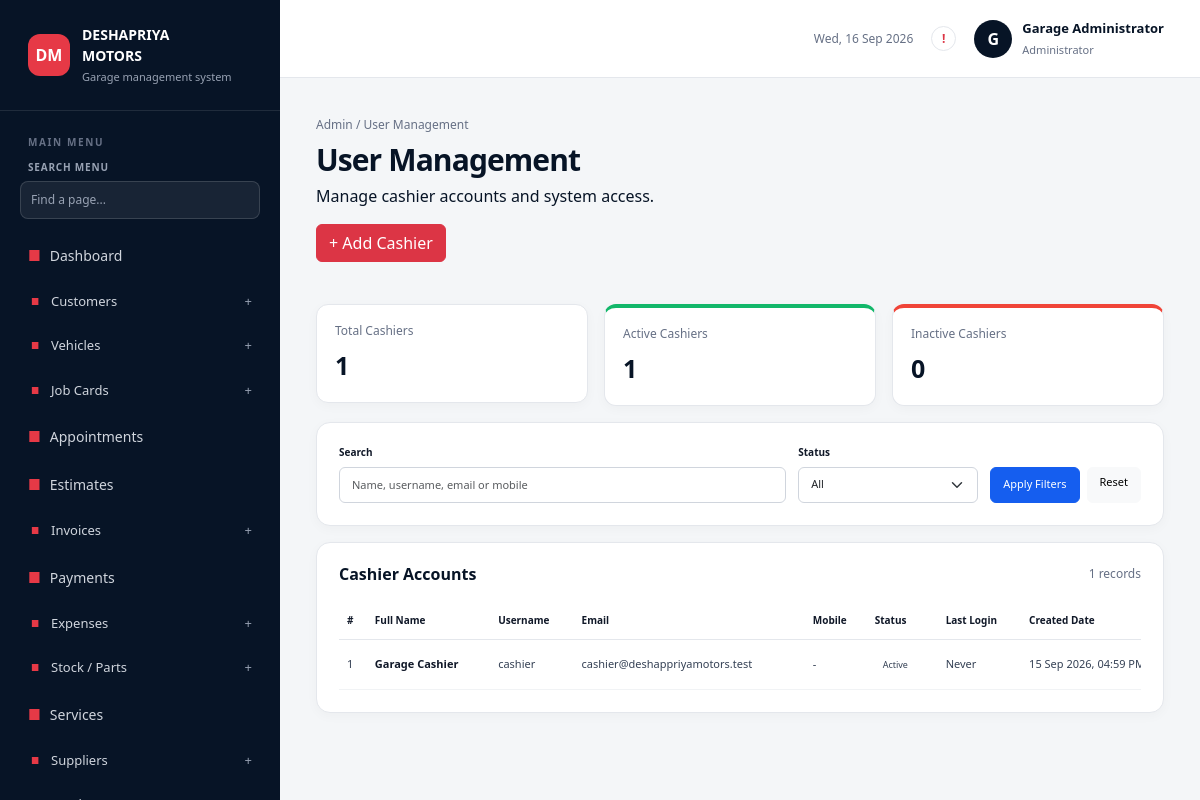
/index.php?page=admin&section=users-cashiers (signed in), run on the app's committed database.
### tables this page shows
CREATE TABLE IF NOT EXISTS `users` (
    `id` BIGINT UNSIGNED NOT NULL AUTO_INCREMENT,
    `name` VARCHAR(120) NOT NULL,
    `username` VARCHAR(80) NULL,
    `email` VARCHAR(190) NULL,
    `mobile` VARCHAR(40) NULL,
    `role` ENUM('administrator', 'cashier') NOT NULL DEFAULT 'cashier',
    `status` ENUM('active', 'inactive') NOT NULL DEFAULT 'active',
    `last_login_at` DATETIME NULL,
    `password` VARCHAR(255) NOT NULL,
    `created_at` TIMESTAMP NULL DEFAULT CURRENT_TIMESTAMP,
    `updated_at` TIMESTAMP NULL DEFAULT CURRENT_TIMESTAMP ON UPDATE CURRENT_TIMESTAMP,
    PRIMARY KEY (`id`),
    UNIQUE KEY `users_email_unique` (`email`),
    UNIQUE KEY `users_username_unique` (`username`)
);

### includes/users.php (called while the page is built, shortened)
<?php
function user_management_input(array $source = []): array
{
    return ['name'=>trim((string)($source['name']??'')),'username'=>strtolower(trim((string)($source['username']??''))),'email'=>strtolower(trim((string)($source['email']??''))),'mobile'=>trim((string)($source['mobile']??'')),'status'=>($source['status']??'active')==='inactive'?'inactive':'active','password'=>(string)($source['password']??''),'password_confirmation'=>(string)($source['password_confirmation']??'')];
}
function user_management_filters(): array
{
    $status = $_GET['status'] ?? '';
    return ['search'=>trim((string)($_GET['search']??'')),'status'=>in_array($status,['active','inactive'],true)?$status:''];
}
function cashier_list(array $filters): array
{
    $where=['role="cashier"']; $params=[];
    $statement=database()->prepare('SELECT id,name,username,email,mobile,role,status,last_login_at,created_at FROM users WHERE '.implode(' AND ',$where).' ORDER BY id DESC');$statement->execute($params);return $statement->fetchAll();
}
function cashier_counts(): array
{
    return database()->query('SELECT COUNT(*) AS total,SUM(status="active") AS active,SUM(status="inactive") AS inactive FROM users WHERE role="cashier"')->fetch()?:['total'=>0,'active'=>0,'inactive'=>0];
}
function handle_user_management_request(string $section): void
{
    ensure_user_access_columns();$filters=user_management_filters();$id=max(0,(int)($_GET['id']??$_POST['id']??0));$modal=in_array($_GET['modal']??'', ['add','view','edit','password'],true)?$_GET['modal']:'';$errors=[];$input=user_management_input($_POST);
    $selected=$id>0?cashier_by_id($id):null;if(!$input['name']&&in_array($modal,['edit','view'],true)&&$selected)$input=user_management_input($selected);$counts=cashier_counts();$rows=cashier_list($filters);$title='User Management';require __DIR__.'/../includes/header.php';require __DIR__.'/../views/users.php';require __DIR__.'/../includes/footer.php';
}

### config/database.php (called while the page is built, shortened)
<?php
function database(): PDO
{
    static $pdo;
    if ($pdo instanceof PDO) {
        return $pdo;
    }
    $env = [];
    $host = $env['DB_HOST'] ?? '127.0.0.1';
    $port = $env['DB_PORT'] ?? '3306';
    $name = $env['DB_DATABASE'] ?? 'deshapriya_motors';
    $user = $env['DB_USERNAME'] ?? 'root';
    $password = $env['DB_PASSWORD'] ?? '';
    $dsn = "mysql:host={$host};port={$port};dbname={$name};charset=utf8mb4";
    $pdo = new PDO($dsn, $user, $password, [
        PDO::ATTR_ERRMODE => PDO::ERRMODE_EXCEPTION,
        PDO::ATTR_DEFAULT_FETCH_MODE => PDO::FETCH_ASSOC,
        PDO::ATTR_EMULATE_PREPARES => true,
    ]);
    return $pdo;
}

### includes/auth.php (called while the page is built, shortened)
<?php
require_once __DIR__ . '/../config/database.php';
require_once __DIR__ . '/functions.php';
function ensure_user_access_columns(): void
{
    static $ready = false;
    if ($ready) return;
    $pdo = database();
    $columns = $pdo->query('SHOW COLUMNS FROM users')->fetchAll(PDO::FETCH_COLUMN);
    $emailColumn = $pdo->query('SHOW COLUMNS FROM users LIKE "email"')->fetch();
    $missing = $pdo->query("SELECT id, email FROM users WHERE username IS NULL OR username = ''")->fetchAll();
    $indexes = $pdo->query('SHOW INDEX FROM users')->fetchAll();
    foreach ($indexes as $index) {
        if (($index['Key_name'] ?? '') === 'users_username_unique') $hasUsernameIndex = true;
    }
}
function current_user(): ?array
{
    static $user;
    if ($user !== null) {
        return $user;
    }
    ensure_user_access_columns();
    $statement = database()->prepare('SELECT id, name, username, email, mobile, role, status, last_login_at FROM users WHERE id = :id LIMIT 1');
    $statement->execute(['id' => $_SESSION['user_id']]);
    $record = $statement->fetch() ?: null;
    return $user = $record;
}
function require_auth(): void
{
    if (current_user() === null) {
        redirect('index.php?page=login');
    }
}

### includes/functions.php (called while the page is built, shortened)
<?php
function e(?string $value): string
{
    return htmlspecialchars($value ?? '', ENT_QUOTES, 'UTF-8');
}

### views/users.php (the view, shortened to what this page needs)
<?php $formatDate=static function(?string $date,string $fallback='Never'):string{return $date?date('d M Y, h:i A',strtotime($date)):$fallback;}; ?>
<div class="admin-page-heading users-page-heading"><div><div class="breadcrumb-line">Admin / User Management</div><h1>User Management</h1><p>Manage cashier accounts and system access.</p></div><a class="btn btn-danger" href="index.php?page=admin&amp;section=users-cashiers&amp;modal=add">+ Add Cashier</a></div>
<div class="row g-3 admin-kpi-row users-summary"><div class="col-sm-6 col-xl-4"><div class="admin-kpi"><span>Total Cashiers</span><strong><?= (int)$counts['total'] ?></strong></div></div><div class="col-sm-6 col-xl-4"><div class="admin-kpi user-kpi-active"><span>Active Cashiers</span><strong><?= (int)$counts['active'] ?></strong></div></div><div class="col-sm-6 col-xl-4"><div class="admin-kpi user-kpi-inactive"><span>Inactive Cashiers</span><strong><?= (int)$counts['inactive'] ?></strong></div></div></div>
<section class="admin-panel users-filter-panel"><form class="users-filter-form" method="get"><label>Search<input class="form-control" name="search" value="<?= e($filters['search']) ?>" placeholder="Name, username, email or mobile"></label><label>Status<select class="form-select" name="status"><option value="">All</option></select></label><div class="users-filter-actions"><button class="btn btn-primary" type="submit">Apply Filters</button><a class="btn btn-light" href="index.php?page=admin&amp;section=users-cashiers">Reset</a></div></form></section>
<section class="admin-panel users-table-panel"><div class="panel-heading"><h2>Cashier Accounts</h2><span class="muted-label"><?= count($rows) ?> records</span></div><div class="table-responsive"><table class="table admin-table users-table"><thead><tr><th>#</th><th>Full Name</th><th>Username</th><th>Email</th><th>Mobile</th><th>Status</th><th>Last Login</th><th>Created Date</th></tr></thead><tbody><?php if(!$rows): ?><tr><td colspan="9" class="empty-table">No cashier accounts found.</td></tr><?php else: ?><?php foreach($rows as $number=>$row): ?><tr><td><?=$number+1?></td><td><strong><?=e($row['name'])?></strong></td><td><?=e($row['username'])?></td><td><?=e($row['email']?:'-')?></td><td><?=e($row['mobile']?:'-')?></td><td><span class="status-badge status-<?=e($row['status'])?>"><?=e(ucfirst($row['status']))?></span></td><td><?=e($formatDate($row['last_login_at']))?></td><td><?=e($formatDate($row['created_at'],'-'))?></td></tr><?php endforeach; ?><?php endif; ?></tbody></table></div></section>

### index.php (shortened to what this page needs)
<?php
require_once __DIR__ . '/includes/auth.php';
$page = $_GET['page'] ?? (current_user() ? 'dashboard' : 'login');
if ($page === 'admin') {
    require_auth();
    $user = current_user();
    $section = preg_replace('/[^a-z0-9_-]/i', '', $_GET['section'] ?? 'dashboard');
    if ($section === 'users-cashiers') {
        require_once __DIR__ . '/includes/users.php';
        handle_user_management_request($section);
        exit;
    }
    exit;
}

### includes/header.php (shortened to what this page needs)
<?php $user = current_user(); $isAdmin = $user['role'] === 'administrator'; $pendingCashHandoverCount = 0; $pendingAdvanceRequestCount = 0; if ($isAdmin) { try { require_once __DIR__ . '/cashier-advances.php'; ensure_cashier_advance_table(); $pendingCashHandoverCount = (int) database()->query("SELECT COUNT(*) FROM cashier_registers WHERE handover_status = 'pending'")->fetchColumn(); $pendingAdvanceRequestCount = (int) database()->query("SELECT COUNT(*) FROM cashier_advance_requests WHERE status = 'pending'")->fetchColumn(); } catch (Throwable $ignored) {} } ?>
<!doctype html>
<html lang="en">
<head>
    <link href="https://cdn.jsdelivr.net/npm/bootstrap@5.3.3/dist/css/bootstrap.min.css" rel="stylesheet">
    <link href="assets/css/style.css?v=<?= (int) filemtime(__DIR__ . '/../assets/css/style.css') ?>" rel="stylesheet">
</head>
<body class="<?= $isAdmin ? 'admin-user' : 'cashier-user' ?>">
<?php $referenceLayout = $isAdmin && (strpos((string) ($section ?? ''), 'customers') === 0 || strpos((string) ($section ?? ''), 'vehicles') === 0 || strpos((string) ($section ?? ''), 'suppliers') === 0 || strpos((string) ($section ?? ''), 'employees') === 0 || strpos((string) ($section ?? ''), 'jobcards') === 0); ?>
<div class="app-shell <?= $referenceLayout ? 'customer-layout' : '' ?> <?= ($section ?? '') === 'vehicles' ? 'vehicle-list-page' : '' ?>">
    <?php require __DIR__ . ($isAdmin ? '/admin-sidebar.php' : '/sidebar.php'); ?>
    <div class="main-area">
        <header class="topbar <?= $isAdmin ? 'admin-topbar' : '' ?>">
            <div class="topbar-tools"><span class="header-date d-none d-md-inline"><?= date('D, d M Y') ?></span><?php if ($isAdmin): ?><a class="notification-dot <?= ($pendingCashHandoverCount + $pendingAdvanceRequestCount) > 0 ? 'notification-active' : '' ?>" href="index.php?page=admin&amp;section=cashier-advance-requests" aria-label="Notifications" title="Advance requests and cash handovers"><?= ($pendingCashHandoverCount + $pendingAdvanceRequestCount) > 0 ? ($pendingCashHandoverCount + $pendingAdvanceRequestCount) : '!' ?></a><?php else: ?><span class="notification-dot" aria-label="Notifications">!</span><?php endif; ?><div class="user-chip"><div class="avatar"><?= e(strtoupper(substr($user['name'], 0, 1))) ?></div><div class="d-none d-sm-block"><strong><?= e($user['name']) ?></strong><small><?= e(ucfirst($user['role'])) ?></small></div></div></div>
        </header>
        <main class="content-area">

### includes/admin-sidebar.php (shortened to what this page needs)
<?php
$adminMenu = [
    'Dashboard' => ['dashboard'], 'Customers' => ['customers', 'customers-add'], 'Vehicles' => ['vehicles', 'vehicles-add'],
    'Job Cards' => ['jobcards-new', 'jobcards-pending', 'jobcards-ongoing', 'jobcards-completed'], 'Appointments' => ['appointments'], 'Estimates' => ['estimates'], 'Invoices' => ['invoices', 'invoices-quick'], 'Payments' => ['payments'], 'Expenses' => ['expenses', 'expenses-categories'],
    'Stock / Parts' => ['stock', 'stock-add', 'stock-purchases', 'stock-low'], 'Services' => ['services'], 'Suppliers' => ['suppliers', 'suppliers-add'], 'Employees' => ['employees', 'employees-add', 'employees-salary', 'employees-advances', 'employees-loans', 'employees-attendance'], 'Other Income' => ['other-income'], 'Cashier Handovers' => ['cashier-handovers'], 'Advance Requests' => ['cashier-advance-requests'], 'Bay Management' => ['bays'],
    'Reports' => ['reports-sales', 'reports-job-cards', 'reports-invoices', 'reports-expenses', 'reports-stock', 'reports-customers', 'reports-vehicles', 'reports-mechanics', 'reports-bays', 'reports-payments', 'reports-profit-loss', 'reports-today-profit'], 'User Management' => ['users-cashiers'], 'Settings' => ['settings'],
];
?><aside class="sidebar admin-sidebar" data-sidebar>
    <div class="brand"><div class="brand-mark">DM</div><div><strong>DESHAPRIYA<br>MOTORS</strong><small>Garage management system</small></div></div>
    <nav class="sidebar-nav"><span class="nav-label">Main menu</span><label class="sidebar-search"><span>Search menu</span><input type="search" placeholder="Find a page..." autocomplete="off" data-sidebar-search></label><div data-sidebar-items><?php foreach ($adminMenu as $group => $items): ?><?php if (count($items) === 1): ?><a class="nav-link <?= $section === $items[0] || ($items[0] === 'dashboard' && ($section ?? '') === '') ? 'active' : '' ?>" data-sidebar-item href="index.php?page=admin&amp;section=<?= e($items[0]) ?>"><span><?= $section === $items[0] ? '&#9679;' : '&#9632;' ?></span><?= e($group) ?></a><?php else: ?><details class="nav-group" <?= in_array($section, $items, true) ? 'open' : '' ?> data-sidebar-group><summary><span class="nav-group-icon">&#9632;</span><?= e($group) ?></summary><?php foreach ($items as $item): ?><a class="nav-sublink <?= $section === $item ? 'active' : '' ?>" data-sidebar-item href="index.php?page=admin&amp;section=<?= e($item) ?>"><?= e($labels[$item] ?? $item) ?></a><?php endforeach; ?></details><?php endif; ?><?php endforeach; ?></div><p class="sidebar-no-results" data-sidebar-no-results hidden>No matching pages found.</p></nav>
</aside>

### includes/footer.php (shortened to what this page needs)
        </main>
    </div>
</div>
<link rel="stylesheet" href="assets/css/receipt-print.css?v=<?= (int) filemtime(__DIR__ . '/../assets/css/receipt-print.css') ?>">
</body>
</html>

### data on the page
users: name "G", name "Garage Administrator", role "Administrator"
users: name "Garage Cashier", username "cashier", email "cashier@deshappriyamotors.test", mobile "-", status "Active", last_login_at "Never", created_at "15 Sep 2026, 04:59…"

### other printed values
$group "Dashboard"
$group "Customers"
$group "Vehicles"
$group "Job Cards"
$group "Appointments"
$group "Estimates"
$group "Invoices"
$group "Payments"
$group "Expenses"
$group "Stock / Parts"
$group "Services"
$group "Suppliers"
$counts['total'] "1"
$counts['active'] "1"
$counts['inactive'] "0"
